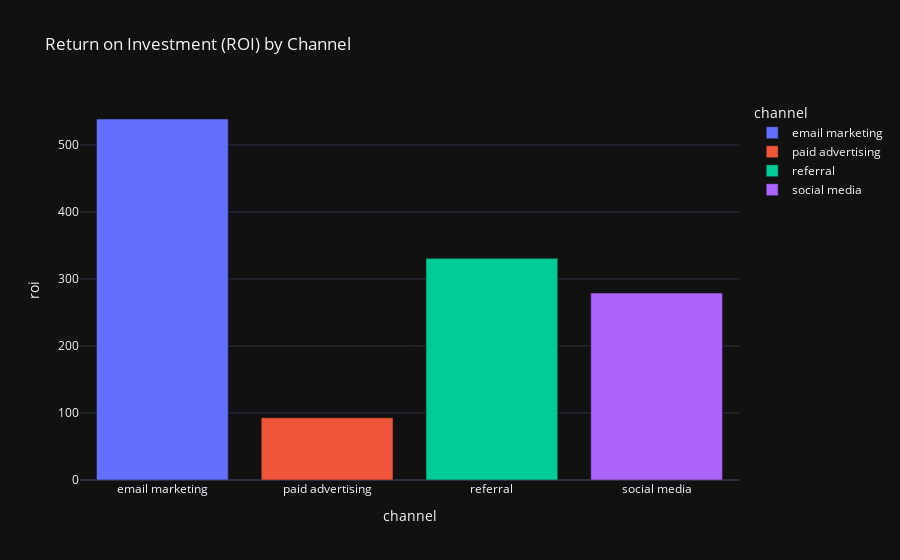

The code cell stored with this chart in its notebook:
### Markdown cell above
**OBS:**

* "**email marketing**" is the most profitable channel (27.3%) in terms of generating revenue.
* "**social media**" is the least profitable channel (22.3%) in terms of generating revenue.
* There is not a huge difference between the percentages of revenue generation.

### Code cell
# calculate the return on investment (ROI) for each channel:
# ROI = revenue / cost

df_clv['roi'] = df_clv['revenue'] / df_clv['cost']
roi_by_channel = df_clv.groupby('channel')['roi'].mean().reset_index()

fig = px.bar(roi_by_channel, 
             x='channel', 
             y='roi', 
             title='Return on Investment (ROI) by Channel',
             color='channel')
fig.show()

### Figure 1 — Plotly figure (JSON) as saved in the notebook; plotly's stock layout.template omitted (floating-point values rounded to 4 significant figures)
{"data": [{"alignmentgroup": "True", "hovertemplate": "channel=%{x}<br>roi=%{y}<extra></extra>", "legendgroup": "email marketing", "marker": {"color": "#636efa", "pattern": {"shape": ""}}, "name": "email marketing", "offsetgroup": "email marketing", "orientation": "v", "showlegend": true, "textposition": "auto", "type": "bar", "x": ["email marketing"], "xaxis": "x", "y": [538.6], "yaxis": "y"}, {"alignmentgroup": "True", "hovertemplate": "channel=%{x}<br>roi=%{y}<extra></extra>", "legendgroup": "paid advertising", "marker": {"color": "#EF553B", "pattern": {"shape": ""}}, "name": "paid advertising", "offsetgroup": "paid advertising", "orientation": "v", "showlegend": true, "textposition": "auto", "type": "bar", "x": ["paid advertising"], "xaxis": "x", "y": [92.83], "yaxis": "y"}, {"alignmentgroup": "True", "hovertemplate": "channel=%{x}<br>roi=%{y}<extra></extra>", "legendgroup": "referral", "marker": {"color": "#00cc96", "pattern": {"shape": ""}}, "name": "referral", "offsetgroup": "referral", "orientation": "v", "showlegend": true, "textposition": "auto", "type": "bar", "x": ["referral"], "xaxis": "x", "y": [330.7], "yaxis": "y"}, {"alignmentgroup": "True", "hovertemplate": "channel=%{x}<br>roi=%{y}<extra></extra>", "legendgroup": "social media", "marker": {"color": "#ab63fa", "pattern": {"shape": ""}}, "name": "social media", "offsetgroup": "social media", "orientation": "v", "showlegend": true, "textposition": "auto", "type": "bar", "x": ["social media"], "xaxis": "x", "y": [279.0], "yaxis": "y"}], "layout": {"barmode": "relative", "legend": {"title": {"text": "channel"}, "tracegroupgap": 0}, "title": {"text": "Return on Investment (ROI) by Channel"}, "xaxis": {"anchor": "y", "categoryarray": ["email marketing", "paid advertising", "referral", "social media"], "categoryorder": "array", "domain": [0, 1], "title": {"text": "channel"}}, "yaxis": {"anchor": "x", "domain": [0, 1], "title": {"text": "roi"}}}}
